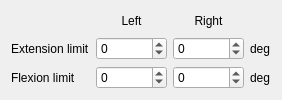
            <widget class="QWidget" name="walkFSM5AngleLimitsPage">
             <attribute name="title">
              <string notr="true">Angle Limits</string>
             </attribute>
             <layout class="QGridLayout" name="walkFSM5AngleLimitsGridLayout">
              <item row="0" column="0">
               <spacer name="walkFSM5AngleLimitsHorizontalSpacer">
                <property name="orientation">
                 <enum>Qt::Orientation::Horizontal</enum>
                </property>
                <property name="sizeType">
                 <enum>QSizePolicy::Policy::MinimumExpanding</enum>
                </property>
                <property name="sizeHint" stdset="0">
                 <size>
                  <width>0</width>
                  <height>0</height>
                 </size>
                </property>
               </spacer>
              </item>
              <item row="0" column="1">
               <widget class="QLabel" name="walkFSM5AngleLimitsLegLabelL">
                <property name="sizePolicy">
                 <sizepolicy hsizetype="Preferred" vsizetype="Preferred">
                  <horstretch>0</horstretch>
                  <verstretch>0</verstretch>
                 </sizepolicy>
                </property>
                <property name="font">
                 <font>
                  <pointsize>9</pointsize>
                 </font>
                </property>
                <property name="toolTip">
                 <string notr="true">Left</string>
                </property>
                <property name="text">
                 <string notr="true">Left</string>
                </property>
                <property name="alignment">
                 <set>Qt::AlignmentFlag::AlignCenter</set>
                </property>
               </widget>
              </item>
              <item row="0" column="2">
               <widget class="QLabel" name="walkFSM5AngleLimitsLegLabelR">
                <property name="sizePolicy">
                 <sizepolicy hsizetype="Preferred" vsizetype="Preferred">
                  <horstretch>0</horstretch>
                  <verstretch>0</verstretch>
                 </sizepolicy>
                </property>
                <property name="font">
                 <font>
                  <pointsize>9</pointsize>
                 </font>
                </property>
                <property name="toolTip">
                 <string notr="true">Right</string>
                </property>
                <property name="text">
                 <string notr="true">Right</string>
                </property>
                <property name="alignment">
                 <set>Qt::AlignmentFlag::AlignCenter</set>
                </property>
               </widget>
              </item>
              <item row="0" column="3">
               <spacer name="walkFSM5AngleLimitsUnitVerticalSpacer">
                <property name="orientation">
                 <enum>Qt::Orientation::Vertical</enum>
                </property>
                <property name="sizeType">
                 <enum>QSizePolicy::Policy::Maximum</enum>
                </property>
                <property name="sizeHint" stdset="0">
                 <size>
                  <width>0</width>
                  <height>20</height>
                 </size>
                </property>
               </spacer>
              </item>
              <item row="1" column="0">
               <widget class="QLabel" name="walkFSM5ExtLimitLabel">
                <property name="sizePolicy">
                 <sizepolicy hsizetype="Preferred" vsizetype="Preferred">
                  <horstretch>0</horstretch>
                  <verstretch>0</verstretch>
                 </sizepolicy>
                </property>
                <property name="font">
                 <font>
                  <pointsize>9</pointsize>
                 </font>
                </property>
                <property name="toolTip">
                 <string notr="true">Extension angle should be considered more negative.</string>
                </property>
                <property name="text">
                 <string notr="true">Extension limit</string>
                </property>
               </widget>
              </item>
              <item row="1" column="1">
               <widget class="QSpinBox" name="walkFSM5ExtLimitSpinBoxL">
                <property name="sizePolicy">
                 <sizepolicy hsizetype="Preferred" vsizetype="Preferred">
                  <horstretch>0</horstretch>
                  <verstretch>0</verstretch>
                 </sizepolicy>
                </property>
                <property name="font">
                 <font>
                  <pointsize>9</pointsize>
                 </font>
                </property>
                <property name="cursor">
                 <cursorShape>IBeamCursor</cursorShape>
                </property>
                <property name="alignment">
                 <set>Qt::AlignmentFlag::AlignLeading|Qt::AlignmentFlag::AlignLeft|Qt::AlignmentFlag::AlignVCenter</set>
                </property>
                <property name="buttonSymbols">
                 <enum>QAbstractSpinBox::ButtonSymbols::UpDownArrows</enum>
                </property>
                <property name="specialValueText">
                 <string notr="true"/>
                </property>
                <property name="accelerated">
                 <bool>true</bool>
                </property>
                <property name="correctionMode">
                 <enum>QAbstractSpinBox::CorrectionMode::CorrectToPreviousValue</enum>
                </property>
                <property name="showGroupSeparator" stdset="0">
                 <bool>false</bool>
                </property>
                <property name="suffix">
                 <string notr="true"/>
                </property>
                <property name="prefix">
                 <string notr="true"/>
                </property>
                <property name="minimum">
                 <number>-999999999</number>
                </property>
                <property name="maximum">
                 <number>999999999</number>
                </property>
                <property name="value">
                 <number>0</number>
                </property>
               </widget>
              </item>
              <item row="1" column="2">
               <widget class="QSpinBox" name="walkFSM5ExtLimitSpinBoxR">
                <property name="sizePolicy">
                 <sizepolicy hsizetype="Preferred" vsizetype="Preferred">
                  <horstretch>0</horstretch>
                  <verstretch>0</verstretch>
                 </sizepolicy>
                </property>
                <property name="font">
                 <font>
                  <pointsize>9</pointsize>
                 </font>
                </property>
                <property name="cursor">
                 <cursorShape>IBeamCursor</cursorShape>
                </property>
                <property name="alignment">
                 <set>Qt::AlignmentFlag::AlignLeading|Qt::AlignmentFlag::AlignLeft|Qt::AlignmentFlag::AlignVCenter</set>
                </property>
                <property name="buttonSymbols">
                 <enum>QAbstractSpinBox::ButtonSymbols::UpDownArrows</enum>
                </property>
                <property name="specialValueText">
                 <string notr="true"/>
                </property>
                <property name="accelerated">
                 <bool>true</bool>
                </property>
                <property name="correctionMode">
                 <enum>QAbstractSpinBox::CorrectionMode::CorrectToPreviousValue</enum>
                </property>
                <property name="showGroupSeparator" stdset="0">
                 <bool>false</bool>
                </property>
                <property name="suffix">
                 <string notr="true"/>
                </property>
                <property name="prefix">
                 <string notr="true"/>
                </property>
                <property name="minimum">
                 <number>-999999999</number>
                </property>
                <property name="maximum">
                 <number>999999999</number>
                </property>
                <property name="value">
                 <number>0</number>
                </property>
               </widget>
              </item>
              <item row="1" column="3">
               <widget class="QLabel" name="walkFSM5ExtLimitUnitLabel">
                <property name="font">
                 <font>
                  <pointsize>9</pointsize>
                 </font>
                </property>
                <property name="text">
                 <string notr="true">deg</string>
                </property>
                <property name="alignment">
                 <set>Qt::AlignmentFlag::AlignLeading|Qt::AlignmentFlag::AlignLeft|Qt::AlignmentFlag::AlignVCenter</set>
                </property>
               </widget>
              </item>
              <item row="2" column="0">
               <widget class="QLabel" name="walkFSM5FlexLimitLabel">
                <property name="enabled">
                 <bool>true</bool>
                </property>
                <property name="sizePolicy">
                 <sizepolicy hsizetype="Preferred" vsizetype="Preferred">
                  <horstretch>0</horstretch>
                  <verstretch>0</verstretch>
                 </sizepolicy>
                </property>
                <property name="font">
                 <font>
                  <pointsize>9</pointsize>
                 </font>
                </property>
                <property name="toolTip">
                 <string notr="true">Flexion angle should be considered more positive.</string>
                </property>
                <property name="text">
                 <string notr="true">Flexion limit</string>
                </property>
               </widget>
              </item>
              <item row="2" column="1">
               <widget class="QSpinBox" name="walkFSM5FlexLimitSpinBoxL">
                <property name="sizePolicy">
                 <sizepolicy hsizetype="Preferred" vsizetype="Preferred">
                  <horstretch>0</horstretch>
                  <verstretch>0</verstretch>
                 </sizepolicy>
                </property>
                <property name="font">
                 <font>
                  <pointsize>9</pointsize>
                 </font>
                </property>
                <property name="cursor">
                 <cursorShape>PointingHandCursor</cursorShape>
                </property>
                <property name="alignment">
                 <set>Qt::AlignmentFlag::AlignLeading|Qt::AlignmentFlag::AlignLeft|Qt::AlignmentFlag::AlignVCenter</set>
                </property>
                <property name="buttonSymbols">
                 <enum>QAbstractSpinBox::ButtonSymbols::UpDownArrows</enum>
                </property>
                <property name="specialValueText">
                 <string notr="true"/>
                </property>
                <property name="accelerated">
                 <bool>true</bool>
                </property>
                <property name="correctionMode">
                 <enum>QAbstractSpinBox::CorrectionMode::CorrectToPreviousValue</enum>
                </property>
                <property name="showGroupSeparator" stdset="0">
                 <bool>false</bool>
                </property>
                <property name="suffix">
                 <string notr="true"/>
                </property>
                <property name="prefix">
                 <string notr="true"/>
                </property>
                <property name="minimum">
                 <number>-999999999</number>
                </property>
                <property name="maximum">
                 <number>999999999</number>
                </property>
                <property name="value">
                 <number>0</number>
                </property>
               </widget>
              </item>
              <item row="2" column="2">
               <widget class="QSpinBox" name="walkFSM5FlexLimitSpinBoxR">
                <property name="sizePolicy">
                 <sizepolicy hsizetype="Preferred" vsizetype="Preferred">
                  <horstretch>0</horstretch>
                  <verstretch>0</verstretch>
                 </sizepolicy>
                </property>
                <property name="font">
                 <font>
                  <pointsize>9</pointsize>
                 </font>
                </property>
                <property name="cursor">
                 <cursorShape>PointingHandCursor</cursorShape>
                </property>
                <property name="alignment">
                 <set>Qt::AlignmentFlag::AlignLeading|Qt::AlignmentFlag::AlignLeft|Qt::AlignmentFlag::AlignVCenter</set>
                </property>
                <property name="buttonSymbols">
                 <enum>QAbstractSpinBox::ButtonSymbols::UpDownArrows</enum>
                </property>
                <property name="specialValueText">
                 <string notr="true"/>
                </property>
                <property name="accelerated">
                 <bool>true</bool>
                </property>
                <property name="correctionMode">
                 <enum>QAbstractSpinBox::CorrectionMode::CorrectToPreviousValue</enum>
                </property>
                <property name="showGroupSeparator" stdset="0">
                 <bool>false</bool>
                </property>
                <property name="suffix">
                 <string notr="true"/>
                </property>
                <property name="prefix">
                 <string notr="true"/>
                </property>
                <property name="minimum">
                 <number>-999999999</number>
                </property>
                <property name="maximum">
                 <number>999999999</number>
                </property>
                <property name="value">
                 <number>0</number>
                </property>
               </widget>
              </item>
              <item row="2" column="3">
               <widget class="QLabel" name="walkFSM5FlexLimitUnitLabel">
                <property name="font">
                 <font>
                  <pointsize>9</pointsize>
                 </font>
                </property>
                <property name="text">
                 <string notr="true">deg</string>
                </property>
                <property name="alignment">
                 <set>Qt::AlignmentFlag::AlignLeading|Qt::AlignmentFlag::AlignLeft|Qt::AlignmentFlag::AlignVCenter</set>
                </property>
               </widget>
              </item>
              <item row="3" column="0" colspan="4">
               <spacer name="walkFSM5AngleLimitsVerticalSpacer">
                <property name="orientation">
                 <enum>Qt::Orientation::Vertical</enum>
                </property>
                <property name="sizeType">
                 <enum>QSizePolicy::Policy::MinimumExpanding</enum>
                </property>
                <property name="sizeHint" stdset="0">
                 <size>
                  <width>0</width>
                  <height>0</height>
                 </size>
                </property>
               </spacer>
              </item>
             </layout>
            </widget>
